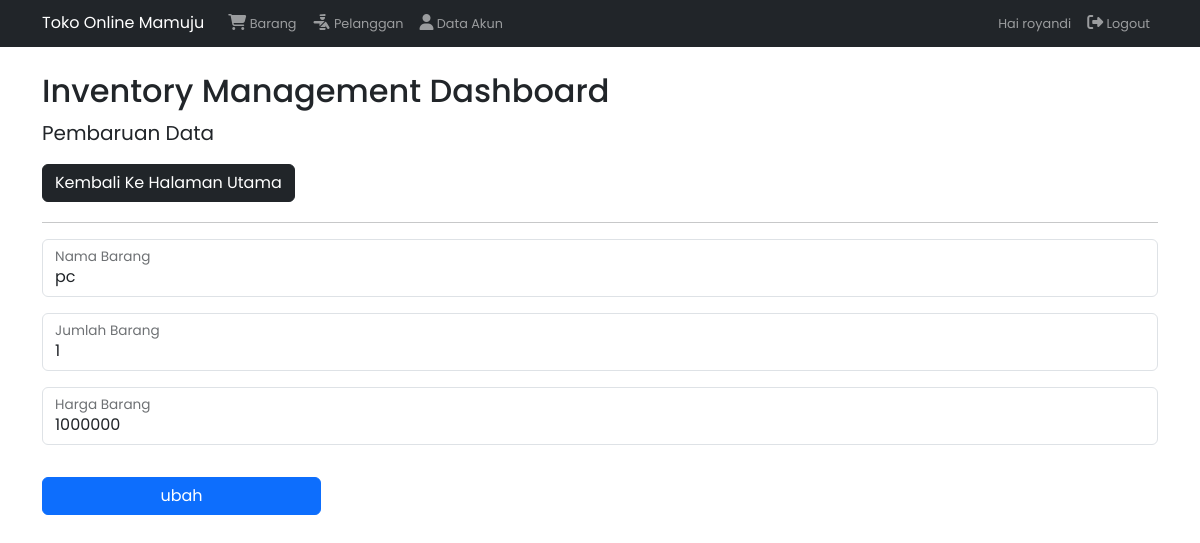
The app's page /edit.php?id_barang=7 (signed in) with its own data.
### tables this page shows
CREATE TABLE `barang` (
  `id_barang` int(11) NOT NULL,
  `nama` varchar(100) NOT NULL,
  `jumlah` varchar(100) NOT NULL,
  `harga` varchar(100) NOT NULL,
  `barcode` varchar(100) NOT NULL,
  `tanggal` timestamp NOT NULL DEFAULT current_timestamp() ON UPDATE current_timestamp()
);

### config/fungsi.php (called while the page is built, shortened)
<?php
$db = mysqli_connect('localhost', 'root', '', 'penjualan');
function query($query)
{
    global $db;
    $result = mysqli_query($db, $query);
    $rows = [];
    while ($row = mysqli_fetch_assoc($result)) {
        $rows[] = $row;
    }
    return $rows;
}

### edit.php (the view, shortened to what this page needs)
<?php
require 'config/fungsi.php';
$id_barang = (int) $_GET['id_barang'];
if ($id_barang > 0) {
    $barang = query("SELECT * FROM barang WHERE id_barang = '$id_barang'")[0];
} else {
    echo "id_barang tidak ada yang terdeteksi";
    exit();
}
?>
<!DOCTYPE html>
<html lang="en">
<head>
    <link href="https://cdn.jsdelivr.net/npm/bootstrap@5.3.3/dist/css/bootstrap.min.css" rel="stylesheet"
 />
    <link rel="stylesheet" href="css/main.css">
    <link rel="stylesheet" href="https://cdnjs.cloudflare.com/ajax/libs/font-awesome/6.6.0/css/all.min.css"
 />
    <link rel="stylesheet" href="https://cdn.datatables.net/2.1.3/css/dataTables.bootstrap5.css">
</head>
<body>
    <nav class="navbar navbar-expand-lg navbar-dark bg-dark fixed-top">
        <div class="container">
            <a class="navbar-brand" href="#">Toko Online Mamuju</a>
            <div class="collapse navbar-collapse" id="navbarNav">
                <ul class="navbar-nav me-auto">
                    <?php if ($_SESSION['level'] == 1 or $_SESSION['level'] == 2): ?>
                        <li class="nav-item">
                            <a class="nav-link" href="index.php"><i class="fa-solid fa-cart-shopping"></i>&nbsp;Barang</a>
                        </li>
                    <?php endif; ?>
                    <li class="nav-item">
                        <a class="nav-link" href="pelanggan.php"><i
                                class="fa-solid fa-person-military-pointing"></i>&nbsp;Pelanggan</a>
                    </li>
                    <li class="nav-item">
                        <a class="nav-link" href="crudmodal.php"><i class="fa-solid fa-user"></i>&nbsp;Data Akun</a>
                    </li>
                </ul>
                <ul class="navbar-nav ms-auto">
                    <li class="nav-item">
                        <a class="nav-link" href="#">
                            Hai <?php echo htmlspecialchars($_SESSION['nama'], ENT_QUOTES, 'UTF-8'); ?>
                        </a>
                    </li>
                    <li class="nav-item">
                        <a class="nav-link" href="logout.php"
                            onclick="return confirm('Apakah Anda yakin ingin keluar?')">
                            <i class="fa-solid fa-right-from-bracket"></i>&nbsp;Logout
                        </a>
                    </li>
                </ul>
            </div>
        </div>
    </nav>
    <div class="container mt-4 pt-5">
        <h2>Inventory Management Dashboard</h2>
        <blockquote class="blockquote">
            <p>Pembaruan Data</p>
        </blockquote>
        <a href="index.php" class="btn btn-dark mb-1">Kembali Ke Halaman Utama</a>
        <hr>
        <form action="" method="post" enctype="multipart/form-data">
            <div class="form-floating mb-3">
                <input type="text" class="form-control" id="nama" name="nama"
                    value="<?php echo htmlspecialchars($barang["nama"]); ?>" placeholder="Nama Barang" required>
                <label for="nama">Nama Barang</label>
            </div>
            <div class="form-floating mb-3">
                <input type="number" class="form-control" id="jumlah" name="jumlah"
                    value="<?php echo htmlspecialchars($barang["jumlah"]); ?>" placeholder="Jumlah Barang" required>
                <label for="jumlah">Jumlah Barang</label>
            </div>
            <div class="form-floating mb-3">
                <input type="number" class="form-control" id="harga" name="harga"
                    value="<?php echo htmlspecialchars($barang["harga"]); ?>" placeholder="Harga Barang" required>
                <label for="harga">Harga Barang</label>
            </div>
            <button type="submit" name="ubah" id="kirimButton" class="btn btn-primary mt-3 mb-4 w-25">ubah</button>
        </form>
    </div>
</body>
</html>

### css/main.css (style rules this page uses)
body { font-family: "Poppins", sans-serif; font-weight: 400; font-style: normal; }
.navbar { padding: 0.40rem 0.5rem; font-size: 0.8rem; }
.navbar-nav .nav-link { padding: 0.25rem 0.5rem; }
.navbar-brand { font-size: 1rem; }
.navbar-nav .nav-link i { font-size: 1rem; }

### records on screen
barang: nama "pc", jumlah "1", harga "1000000"

### other values on screen
$_SESSION['nama'] "royandi"
